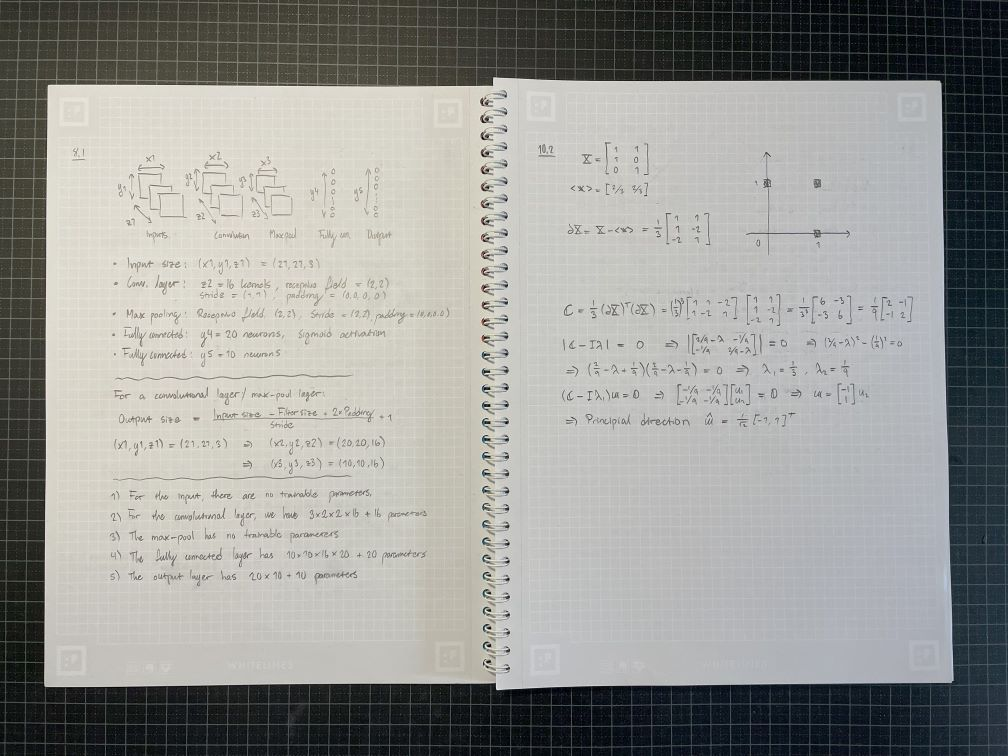
#> input picture tests/images/IMG_1842.jpg, 1008 x 756 px
$ python -i scanner.py   (imports and definitions only)
#> lines starting #> are read from the running program, lines starting #| are printed output that depends on the picture; after the words box and inside, x2 and y2 are one past the last pixel; in counts of white or black regions, pixels touching at a corner belong together
#> further down, picture is the input picture: shape (756, 1008, 3); mean B, G, R 148.7, 152.1, 151.6
### image_utils.py
import math

import numpy as np
import cv2


# [13 lines left out: function draw_contour, not called in this run]


def resize_with_aspect_ratio(image, width=None, height=None, inter=cv2.INTER_AREA):
#> called with height = 500, inter = 3
    h, w = image.shape[:2]

    # No resizing needed
    if width is None and height is None:
        return image

    # Resize to the smallest of both width and height
    if width is not None and height is not None:
        rh = height / float(h)
        rw = width / float(w)
        if rh < rw:
            dim = (int(w * rh), int(height))
        else:
            dim = (int(width), int(h * rw))

    elif width is None:
        r = height / float(h)
        dim = (int(w * r), int(height))
    else:
        r = width / float(w)
        dim = (int(width), int(h * r))

    resized = cv2.resize(image, dim, interpolation=inter)
    return resized


# [104 lines left out: function images_in_grid, not called in this run]

### scanner.py
import math
import itertools
import typing as t
from dataclasses import dataclass

import cv2
import numpy as np

import image_utils


RESCALED_HEIGHT = 500.0

MORPH_KSIZE = 13
CANNY_THRESHOLD1 = 0
CANNY_THRESHOLD2 = 84

HOUGH = 25


def draw_hough_lines(
    image: cv2.Mat,
    lines: list,
    color: tuple = (0, 255, 0),
    thickness: int = 2,
):
    out = image.copy()
    for line in lines:
        rho, theta = line
        a = np.cos(theta)
        b = np.sin(theta)
        x0 = a * rho
        y0 = b * rho
        x1 = int(x0 + 10000 * (-b))
        y1 = int(y0 + 10000 * (a))
        x2 = int(x0 - 10000 * (-b))
        y2 = int(y0 - 10000 * (a))
        cv2.line(
            img=out,
            pt1=(x1, y1),
            pt2=(x2, y2),
            color=color,
            thickness=thickness,
        )

    return out


def intersection(rho_1, theta_1, rho_2, theta_2):
    """Finds the intersection of two lines given in Hesse normal form.

    Returns closest integer pixel locations.
    See https://stackoverflow.com/a/383527/5087436
    """
    A = np.array(
        [[np.cos(theta_1), np.sin(theta_1)], [np.cos(theta_2), np.sin(theta_2)]]
    )
    b = np.array([[rho_1], [rho_2]])
    x0, y0 = np.linalg.solve(A, b)
    x0, y0 = int(np.round(x0)), int(np.round(y0))
    return [x0, y0]


# [20 lines left out: function find_intersections, not called in this run]


def find_cycles_recursive(
    graph: list[set[int]],
    cycle_length: int,
    visited: list[int],
):
    successors = graph[visited[-1]]
    if len(visited) == cycle_length:
        if visited[0] in successors:
            yield visited
    elif len(visited) < cycle_length:
        for v in successors:
            if v in visited:
                continue
            yield from find_cycles_recursive(graph, cycle_length, visited + [v])


def find_cycles(graph: list[set[int]], cycle_length: int):
    for i in range(len(graph)):
        yield from find_cycles_recursive(
            graph,
            cycle_length=cycle_length,
            visited=[i],
        )


def find_contours(hough_lines: list, max_x: int, max_y: int):
    num_lines = len(hough_lines)
    combinations = itertools.combinations(range(num_lines), r=2)
    corners = []

    crossing_lines = []

    for i, j in combinations:
        rho_1, theta_1 = hough_lines[i]
        rho_2, theta_2 = hough_lines[j]
        theta_min = min(theta_1, theta_2)
        theta_max = max(theta_1, theta_2)

        d = min(theta_max - theta_min, math.pi - theta_max + theta_min)

        if d < 60 * math.pi / 180:
            continue

        x, y = intersection(rho_1, theta_1, rho_2, theta_2)

        if 0 <= x <= max_x and 0 <= y <= max_y:
            corners.append((x, y))
            crossing_lines.append(set([i, j]))

    corners = np.array(corners)

    graph = []

    for i, (xi, yi) in enumerate(corners):
        neighbors = set()
        for j, (xj, yj) in enumerate(corners):
            if len(crossing_lines[i].intersection(crossing_lines[j])) == 0:
                continue
            if math.sqrt((xi - xj) ** 2 + (yi - yj) ** 2) < 50:
                continue

            neighbors.add(j)
        graph.append(neighbors)

    # Perform depth-first search of the Graph of corners with a max depth of 4
    contour_indices = list(find_cycles(graph=graph, cycle_length=4))

    unique_contour_indices = {}

    for index_list in contour_indices:
        index_list_id = str(set(index_list))
        if index_list_id not in unique_contour_indices:
            unique_contour_indices[index_list_id] = index_list

    contour_corners = [
        corners[index_list] for index_list in unique_contour_indices.values()
    ]
    return contour_corners


# [12 lines left out: function order_contour, not called in this run]


@dataclass
class ScanResult:
    debug_images: dict[str, cv2.Mat]
    contour: np.ndarray
    warped: cv2.Mat


def main(img: cv2.Mat):
    img_scale = image_utils.resize_with_aspect_ratio(
        image=img,
        height=RESCALED_HEIGHT,
    )

    original_scale = img.shape[0] / img_scale.shape[0]

    img_scale_gray = cv2.cvtColor(
        src=img_scale,
        code=cv2.COLOR_BGR2GRAY,
    )

    img_scale_gray_blur = cv2.GaussianBlur(
        src=img_scale_gray,
        ksize=(13, 13),
        sigmaX=0,
    )
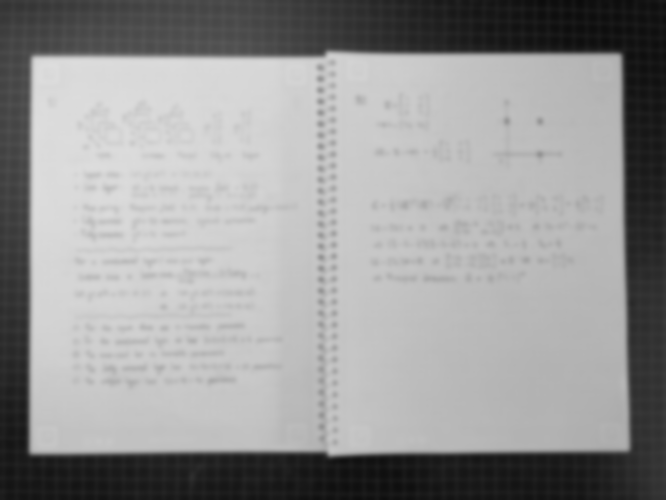
#> img_scale_gray_blur: shape (500, 666); min 11, max 221, mean 151.6

    img_scale_gray_blur_dilated = cv2.morphologyEx(
        src=img_scale_gray_blur,
        op=cv2.MORPH_CLOSE,
        kernel=cv2.getStructuringElement(
            shape=cv2.MORPH_RECT,
            ksize=(MORPH_KSIZE, MORPH_KSIZE),
        ),
    )

    img_edge = cv2.Canny(
        image=img_scale_gray_blur_dilated,
        threshold1=CANNY_THRESHOLD1,
        threshold2=CANNY_THRESHOLD2,
    )
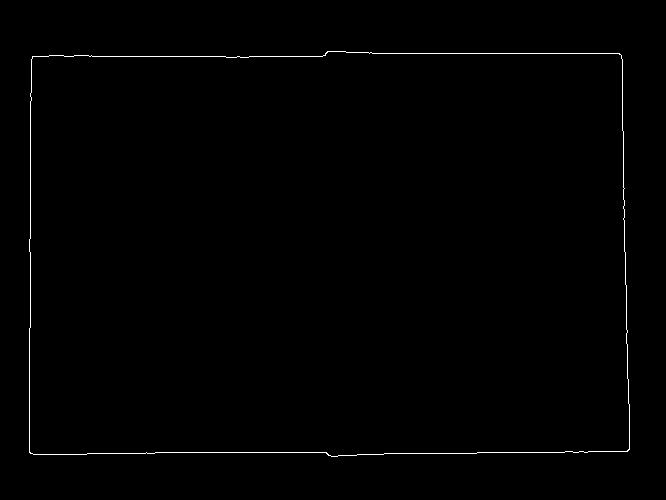
#> img_edge: shape (500, 666); 0.6% white in thin lines or dots, all inside (x1, y1, x2, y2) = (29, 51, 630, 457)

    hough_lines = None

    for threshold in [100, 150, 200]:
        hough_lines = cv2.HoughLines(
            image=img_edge,
            rho=2,
            theta=np.pi / 180,
            threshold=threshold,
        )
        if hough_lines is not None and len(hough_lines) <= 16:
            break

    if hough_lines is None:
        return ScanResult(
            debug_images=dict(
                img=img,
                img_scale=img_scale,
                img_scale_gray=img_scale_gray,
                img_scale_gray_blur=img_scale_gray_blur,
                img_scale_gray_blur_dilated=img_scale_gray_blur_dilated,
                img_edge=img_edge,
                img_hough_preview=None,
                img_hough_best_contour=None,
                best_mask=None,
                warped=None,
            ),
            contour=None,
            warped=None,
        )

    img_hough_preview = img_scale.copy()

    # Convert shape from (num_lines, 1, 2) to (num_lines, 2)
    hough_lines = hough_lines.squeeze()
#> hough_lines = [[452, 1.57], [-620, 3.12], [52, 1.57], [56, 1.57], [30, 0], [60, 1.55], [456, 1.55], [460, 1.55], [448, 1.59], [624, 0], [-614, 3.11], [36, 0.0175]]
    img_hough_preview = draw_hough_lines(img_hough_preview, hough_lines)
#> the loop in draw_hough_lines, `for line in lines:` made 12 passes
#> (rho, theta, a, b, x0, y0, x1, y1) on passes 1 to 8: (452, 1.57, -4.37e-08, 1, -1.98e-05, 452, -10000, 451), (-620, 3.12, -1, 0.0175, 619.9, -10.82, 445, -10009), (52, 1.57, -4.37e-08, 1, -2.27e-06, 52, -10000, 51), (56, 1.57, -4.37e-08, 1, -2.45e-06, 56, -10000, 55), (30, 0, 1, 0, 30, 0, 30, 10000), (60, 1.55, 0.0175, 1, 1.05, 59.99, -9997, 234), (456, 1.55, 0.0175, 1, 7.96, 455.9, -9990, 630), (460, 1.55, 0.0175, 1, 8.03, 459.9, -9990, 634)
#> after the loop in draw_hough_lines, `for line in lines:`:
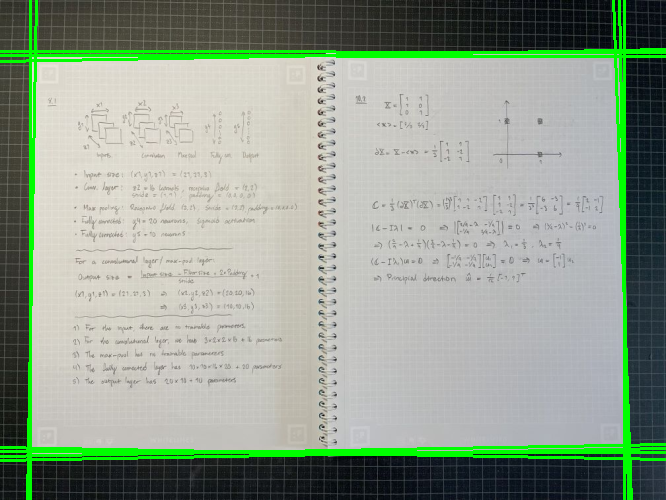
#> out: shape (500, 666, 3); mean B, G, R 142.7, 159.3, 145.6

    contours = find_contours(
        hough_lines=hough_lines,
        max_x=img_edge.shape[1],
        max_y=img_edge.shape[0],
    )
#> in find_contours, `num_lines = len(hough_lines)`: num_lines = 12
#> the loop in find_contours, `for i, j in combinations:` made 66 passes
#> (rho_1, theta_1, rho_2, theta_2, theta_min, theta_max, d) on passes 2, 3, 5, 6, 7, 8, 14, 19: (452, 1.57, 52, 1.57, 1.57, 1.57, 0), (452, 1.57, 56, 1.57, 1.57, 1.57, 0), (452, 1.57, 60, 1.55, 1.55, 1.57, 0.0175), (452, 1.57, 456, 1.55, 1.55, 1.57, 0.0175), (452, 1.57, 460, 1.55, 1.55, 1.57, 0.0175), (452, 1.57, 448, 1.59, 1.57, 1.59, 0.0175), (-620, 3.12, 30, 0, 0, 3.12, 0.0175), (-620, 3.12, 624, 0, 0, 3.12, 0.0175)
#> the loop in find_contours, `for i, (xi, yi) in enumerate(corners):` made 35 passes
#> (xi, yi) on passes 1 to 8: (628, 452), (30, 452), (624, 452), (630, 452), (28, 452), (621, 52), (621, 56), (621, 49)
#> the loop in find_contours, `for index_list in contour_indices:` made 1464 passes
#> index_list on passes 1 to 3: [0, 1, 2, 4], [0, 1, 3, 4], [0, 1, 11, 5]

    MIN_AREA_RATIO = 0.25

    best_score = 0
    best_contour = None
    best_mask = None

    count = 0

    for contour in contours:
        area = cv2.contourArea(contour)

        if area < img_scale.shape[0] * img_scale.shape[1] * MIN_AREA_RATIO:
            continue

        count += 1

        scoring = "edges"

        if scoring == "edges":
            mask = cv2.drawContours(
                image=np.zeros(shape=img_edge.shape, dtype=np.uint8),
                contours=[contour],
                contourIdx=-1,
                color=255,
                thickness=16,
            )

            mask = img_edge & mask
            score = mask.sum()
        elif scoring == "std":
            mask = cv2.drawContours(
                image=np.zeros(shape=img_scale_gray_blur_dilated.shape, dtype=np.uint8),
                contours=[contour],
                contourIdx=-1,
                color=255,
                thickness=-1,
            )
            mean, std = cv2.meanStdDev(
                src=img_scale_gray_blur_dilated,
                mask=mask,
            )
            mean = mean[0][0]
            std = std[0][0]
            score = area * 1 / (1 + std)
        else:
            raise Exception(f"Unknown scoring: {scoring}")

        if score > best_score:
            best_score = score
            best_contour = contour
            best_mask = mask
#> this loop made 3 passes
#> contour on passes 1 to 3: [[628, 452], [30, 452], [624, 452], [28, 452]], [[628, 452], [30, 452], [630, 452], [28, 452]], [[628, 452], [30, 452], [30, 52], [621, 52]]

    img_hough_best_contour = img.copy()

    if best_contour is None:
        return ScanResult(
            debug_images=dict(
                img=img,
                img_scale=img_scale,
                img_scale_gray=img_scale_gray,
                img_scale_gray_blur=img_scale_gray_blur,
                img_scale_gray_blur_dilated=img_scale_gray_blur_dilated,
                img_edge=img_edge,
                img_hough_preview=img_hough_preview,
                img_hough_best_contour=None,
                best_mask=None,
                warped=None,
            ),
            contour=None,
            warped=None,
        )

    best_contour = order_contour(contour=best_contour)
    best_contour_original_scale = (best_contour * original_scale).astype(np.int32)

    img_hough_best_contour = image_utils.draw_contour(
        image=img_hough_best_contour,
        contour=best_contour_original_scale,
    )

    src = best_contour_original_scale.astype(np.float32)

    (tl, tr, br, bl) = src

    widthA = np.sqrt(((br[0] - bl[0]) ** 2) + ((br[1] - bl[1]) ** 2))
    widthB = np.sqrt(((tr[0] - tl[0]) ** 2) + ((tr[1] - tl[1]) ** 2))
    maxWidth = max(int(widthA), int(widthB))

    heightA = np.sqrt(((tr[0] - br[0]) ** 2) + ((tr[1] - br[1]) ** 2))
    heightB = np.sqrt(((tl[0] - bl[0]) ** 2) + ((tl[1] - bl[1]) ** 2))
    maxHeight = max(int(heightA), int(heightB))

    dst = np.array(
        [
            [0, 0],
            [maxWidth - 1, 0],
            [maxWidth - 1, maxHeight - 1],
            [0, maxHeight - 1],
        ],
        dtype=np.float32,
    )

    warped = cv2.warpPerspective(
        src=img,
        M=cv2.getPerspectiveTransform(
            src=src,
            dst=dst,
        ),
        dsize=(maxWidth, maxHeight),
    )

    return ScanResult(
        debug_images=dict(
            img=img,
            img_scale=img_scale,
            img_scale_gray=img_scale_gray,
            img_scale_gray_blur=img_scale_gray_blur,
            img_scale_gray_blur_dilated=img_scale_gray_blur_dilated,
            img_edge=img_edge,
            img_hough_preview=img_hough_preview,
            img_hough_best_contour=img_hough_best_contour,
            best_mask=best_mask,
            warped=warped,
        ),
        contour=best_contour_original_scale,
        warped=warped,
    )


# [2 lines not run here, left out]

>>> import cv2
>>> picture = cv2.imread('tests/images/IMG_1842.jpg')
#> (the run stopped early here; a loop or call above may not have finished)

$ run again, on tests/images/IMG_1843.jpg
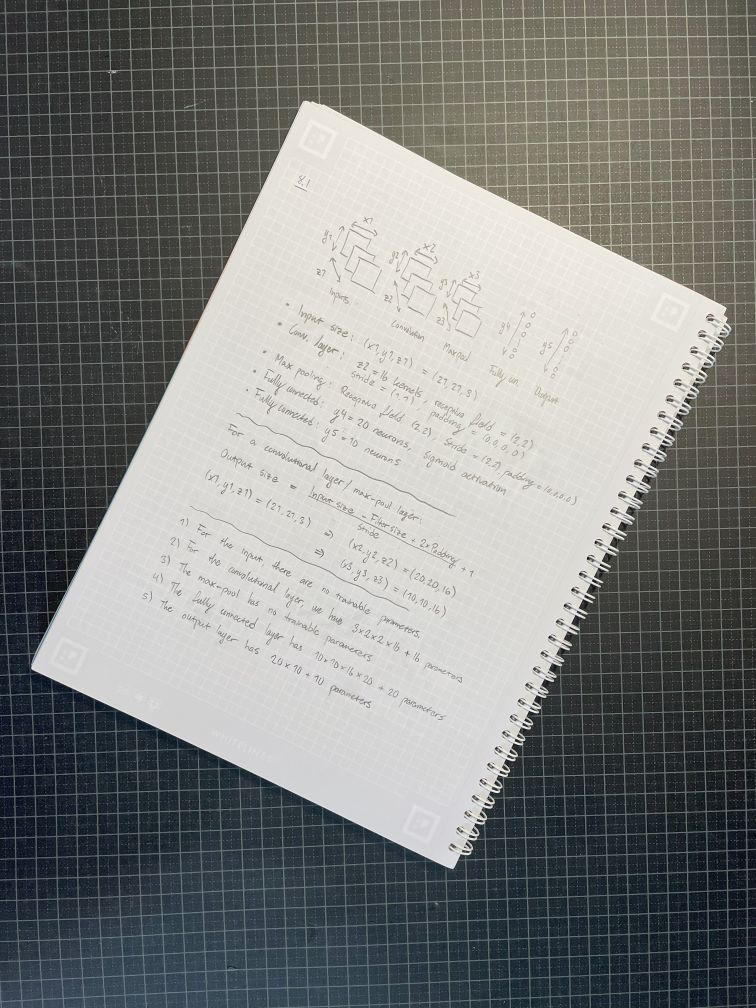
#> input picture tests/images/IMG_1843.jpg, 756 x 1008 px
#> picture is the input picture: shape (1008, 756, 3); mean B, G, R 126.1, 128.2, 126.5
#> in main, `img_edge = cv2.Canny( image=img_scale_gray_blur_dilated, threshold1=CA..`:
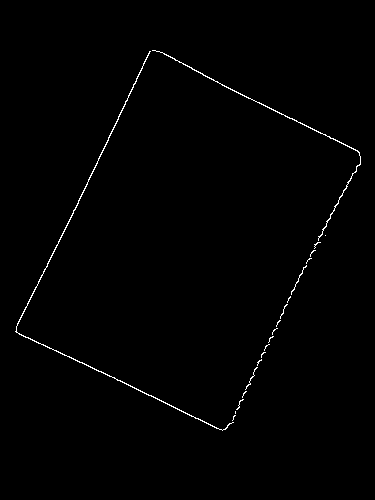
#> img_edge: shape (500, 375); 0.73% white in thin lines or dots, all inside (x1, y1, x2, y2) = (15, 50, 361, 431)
#> hough_lines = 14 rows, first 8: [158, 0.454], [290, 2.02], [156, 0.436], [294, 2.01], [-26, 2.04], [-22, 2.02], [162, 0.471], [388, 0.436]
#> the loop in draw_hough_lines, `for line in lines:` made 14 passes
#> (rho, theta, a, b, x0, y0, x1, y1) on passes 1 to 8: (158, 0.454, 0.899, 0.438, 142, 69.26, -4241, 9057), (290, 2.02, -0.438, 0.899, -127.1, 260.7, -9115, -4123), (156, 0.436, 0.906, 0.423, 141.4, 65.93, -4084, 9129), (294, 2.01, -0.423, 0.906, -124.2, 266.5, -9187, -3959), (-26, 2.04, -0.454, 0.891, 11.8, -23.17, -8898, -4563), (-22, 2.02, -0.438, 0.899, 9.64, -19.77, -8978, -4403), (162, 0.471, 0.891, 0.454, 144.3, 73.55, -4395, 8983), (388, 0.436, 0.906, 0.423, 351.6, 164, -3874, 9227)
#> after the loop in draw_hough_lines, `for line in lines:`:
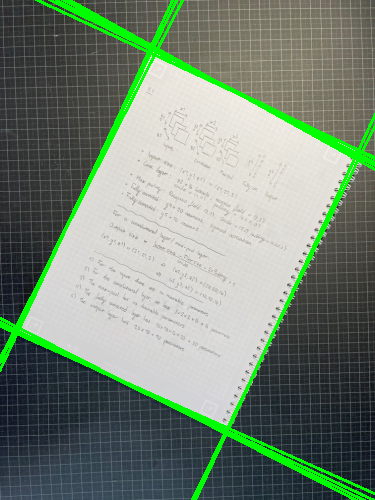
#> out: shape (500, 375, 3); mean B, G, R 118.8, 135.5, 119.2
#> num_lines = 14
#> the loop in find_contours, `for i, j in combinations:` made 91 passes
#> (rho_1, theta_1, rho_2, theta_2, theta_min, theta_max, d, A in intersection) on passes 1, 3, 4, 5, 9: (158, 0.454, 290, 2.02, 0.454, 2.02, 1.57, [[0.899, 0.438], [-0.438, 0.899]]), (158, 0.454, 294, 2.01, 0.454, 2.01, 1.55, [[0.899, 0.438], [-0.423, 0.906]]), (158, 0.454, -26, 2.04, 0.454, 2.04, 1.55, [[0.899, 0.438], [-0.454, 0.891]]), (158, 0.454, -22, 2.02, 0.454, 2.02, 1.57, [[0.899, 0.438], [-0.438, 0.899]]), (158, 0.454, -30, 2.06, 0.454, 2.06, 1.54, [[0.899, 0.438], [-0.469, 0.883]])
#> the loop in find_contours, `for i, (xi, yi) in enumerate(corners):` made 45 passes
#> (xi, yi) on passes 1 to 8: (15, 330), (14, 331), (152, 48), (152, 49), (153, 47), (150, 52), (16, 327), (14, 332)
#> the loop in find_contours, `for index_list in contour_indices:` made 3576 passes
#> index_list on passes 1 to 3: [0, 2, 1, 3], [0, 2, 1, 4], [0, 2, 1, 5]
#> the loop in main, `for contour in contours:` made 13 passes
#> contour on passes 1 to 8: [[15, 330], [152, 48], [14, 331], [152, 49]], [[15, 330], [152, 48], [14, 331], [153, 47]], [[15, 330], [152, 48], [14, 331], [150, 52]], [[15, 330], [152, 48], [14, 331], [153, 46]], [[15, 330], [152, 48], [16, 327], [152, 49]], [[15, 330], [152, 48], [16, 327], [153, 47]], [[15, 330], [152, 48], [16, 327], [150, 52]], [[15, 330], [152, 48], [16, 327], [153, 46]]
